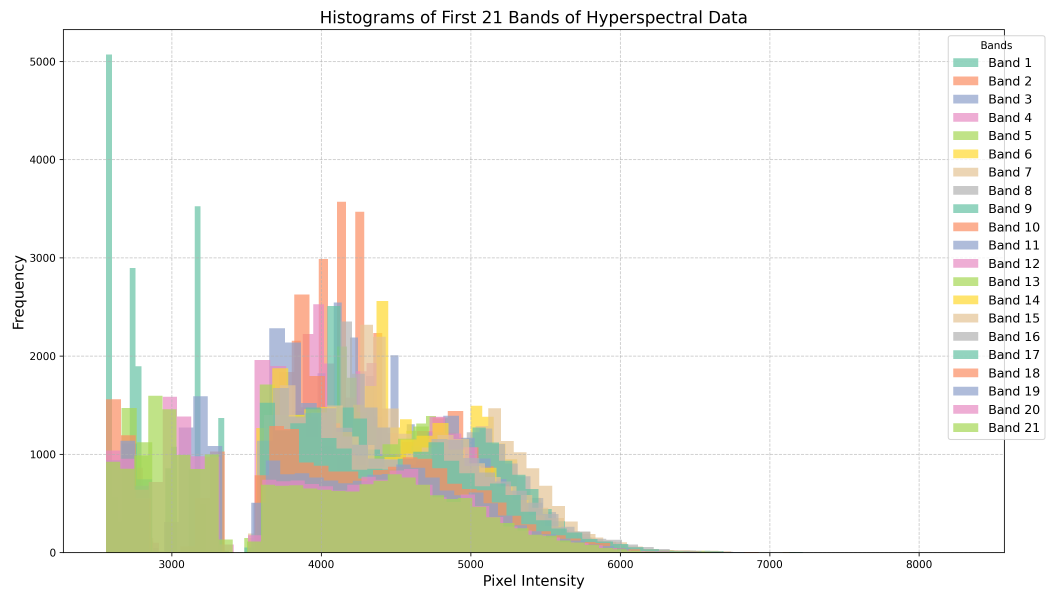
#> input picture output/combined_band_histograms.png, 4200 x 2400 px, given as the content of the folder /data1/userhome/luwen/Code/wzy/Vid4/GT/calendar, which was not available (shown at 1/4 size)
$ python video_spectral.py
#> lines starting #> are read from the running program, lines starting #| are printed output that depends on the picture
import os
import numpy as np
import matplotlib.pyplot as plt
import cv2  # 需要安装 opencv-python 库

def load_rgb_images_as_hyperspectral(folder_path):
    """
    读取文件夹中的所有RGB图片，并将其按通道堆叠形成 (H, W, 3N) 维度的高光谱数据立方体
    :param folder_path: 图片文件夹路径
    :return: 拼接后的高光谱数据 (H, W, 3N)
    """
    image_list = []

    for filename in sorted(os.listdir(folder_path)):  # 按文件名排序，确保顺序
        if filename.lower().endswith(('.png', '.jpg', '.jpeg', '.bmp', '.tiff')):
            img_path = os.path.join(folder_path, filename)
            img = cv2.imread(img_path)  # 读取彩色图片 (H, W, 3)
#> img is the input picture: shape (2400, 4200, 3); mean B, G, R 237.4, 242.9, 242.7
            if img is None:
                print(f"Warning: Failed to load {filename}")
                continue
            img = cv2.cvtColor(img, cv2.COLOR_BGR2RGB)  # 转换为 RGB 格式
            image_list.append(img)

    if len(image_list) == 0:
        raise ValueError("No valid images found in the folder.")

    # 统一尺寸
    height, width, _ = image_list[0].shape
#> height = 2400; width = 4200
    image_stack = np.concatenate(image_list, axis=-1)  # 形成 (H, W, 3N)
    return image_stack

def plot_spectral_distribution(hypercube, output_file="video_spectral_distribution_rgb.png"):
    """
    绘制光谱分布曲线，每个通道分别计算均值
    :param hypercube: 高光谱数据 (H, W, 3N)
    :param output_file: 输出图片名称
    """
#> called with output_file = 'video_spectral_distribution_rgb.png'
    num_bands = hypercube.shape[-1]  # 获取通道数 (3N)
#> num_bands = 3

    # 计算每个通道的平均值
    spectral_mean = np.mean(hypercube, axis=(0, 1))
#> spectral_mean = [242.7, 242.9, 237.4]

    # 设置学术论文风格
    plt.rcParams.update({
        "font.family": "serif",
        "axes.grid": True,
        "grid.alpha": 0.3,
        "axes.linewidth": 1.2,
        "xtick.direction": "in",
        "ytick.direction": "in"
    })

    # 生成不同颜色的曲线
    colors = ['red', 'green', 'blue'] * (num_bands // 3)  # RGB 通道循环
#> colors = ['red', 'green', 'blue']

    # 绘制光谱通道分布曲线
    plt.figure(figsize=(10, 5), dpi=600)  # 高 DPI 输出
    # plt.plot(range(1, num_bands + 1), spectral_mean,
    #          marker='o', linestyle='-', linewidth=1.5, markersize=3,
    #          markeredgewidth=0.6, markeredgecolor='black',
    #          label='Mean Spectral Response', color='black')

    plt.plot(range(1, num_bands + 1), spectral_mean,
         marker='o', linestyle='-', linewidth=1.5, markersize=3,
         markerfacecolor='red', markeredgewidth=0.6, markeredgecolor='black',
         label='Mean Spectral Response')

    # 标注 RGB 通道分区
    for i in range(num_bands):
        plt.scatter(i + 1, spectral_mean[i], color=colors[i], s=10)  # 颜色区分 RGB

    # 设置轴标签
    plt.xlabel('Spectral Band Index (RGB Channels)', fontsize=14)
    plt.ylabel('Mean Reflectance', fontsize=14)
    plt.title('Spectral Response of Image Stack (RGB Channels)', fontsize=15)

    # 设置坐标刻度
    plt.xticks(fontsize=12)
    plt.yticks(fontsize=12)

    # 设置网格样式
    plt.grid(True, linestyle='--', linewidth=0.5, alpha=0.6)

    # 添加图例
    plt.legend(fontsize=12, loc='best', frameon=True, edgecolor='black')

    # 去除边框填充，符合学术论文标准
    plt.tight_layout()

    # 保存图片
    plt.savefig(output_file, dpi=600, bbox_inches='tight', transparent=True)
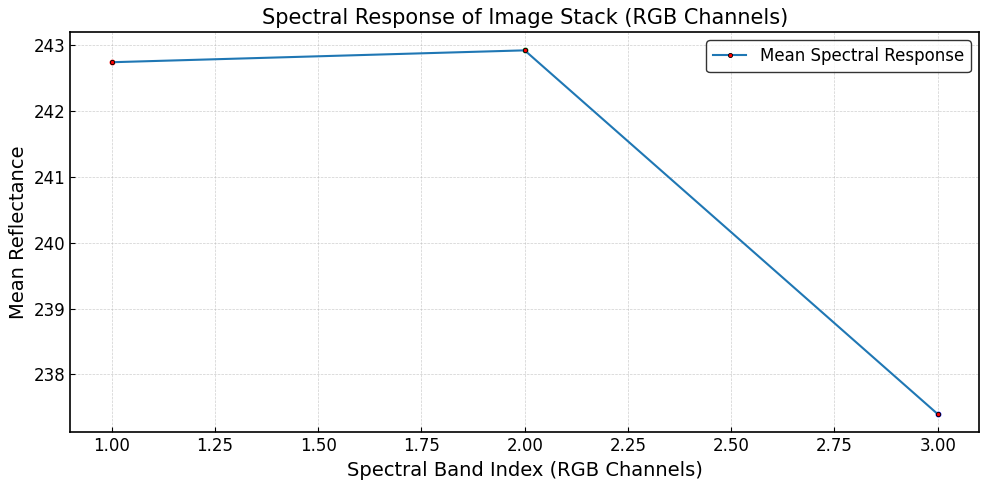
#> figure drawn by matplotlib, 1 panel
    plt.show()

    print(f"Spectral distribution plot saved as {output_file}")

# === 使用示例 ===
folder_path = "/data1/userhome/luwen/Code/wzy/Vid4/GT/calendar"  # 替换成你的图片文件夹路径
hypercube = load_rgb_images_as_hyperspectral(folder_path)
plot_spectral_distribution(hypercube)

$ run again, on output/spectral_distribution_cvpr.png
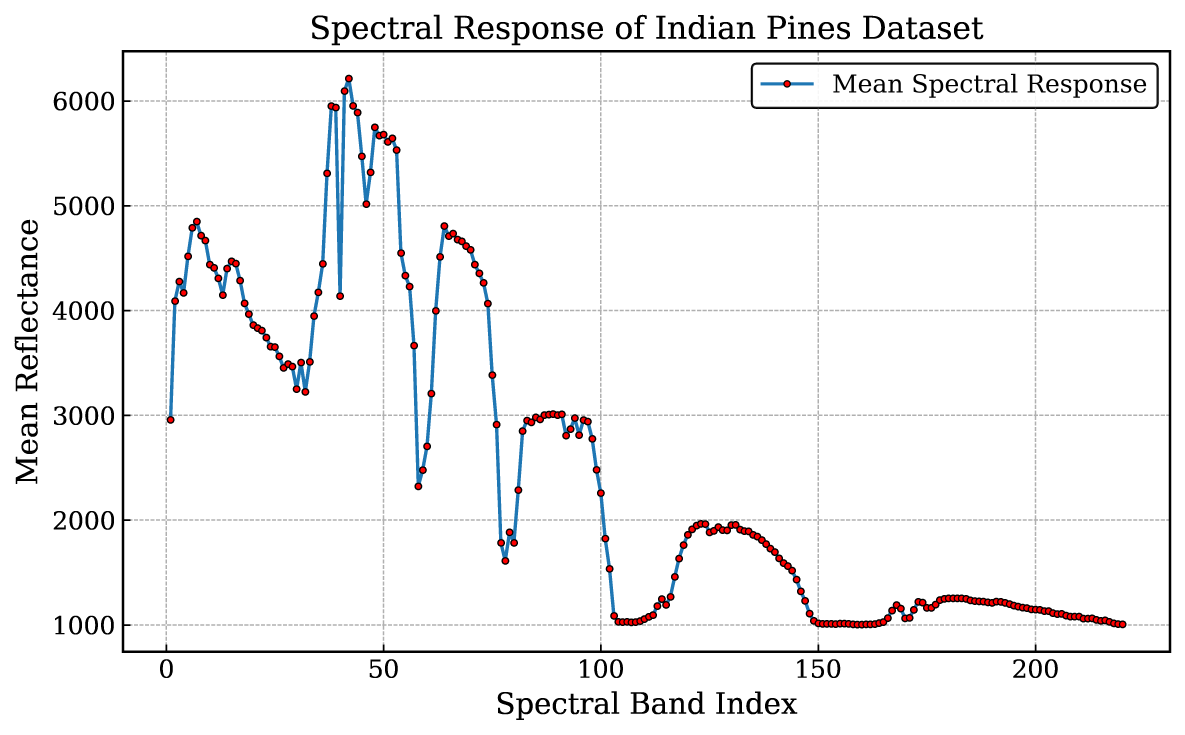
#> input picture output/spectral_distribution_cvpr.png, 4740 x 2940 px, given as the content of the folder /data1/userhome/luwen/Code/wzy/Vid4/GT/calendar, which was not available (shown at 1/4 size)
#> in load_rgb_images_as_hyperspectral, img is the input picture: shape (2940, 4740, 3); mean B, G, R 244, 243.4, 243.8
#> spectral_mean = [243.8, 243.4, 244]
#> in plot_spectral_distribution, `plt.savefig(output_file, dpi=600, bbox_inches='tight', transparent=True)`:
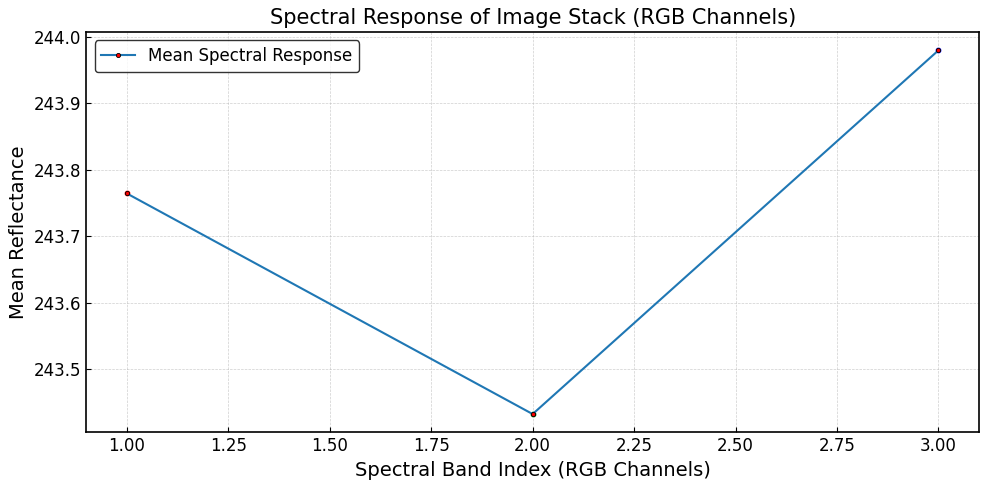
#> figure drawn by matplotlib, 1 panel
